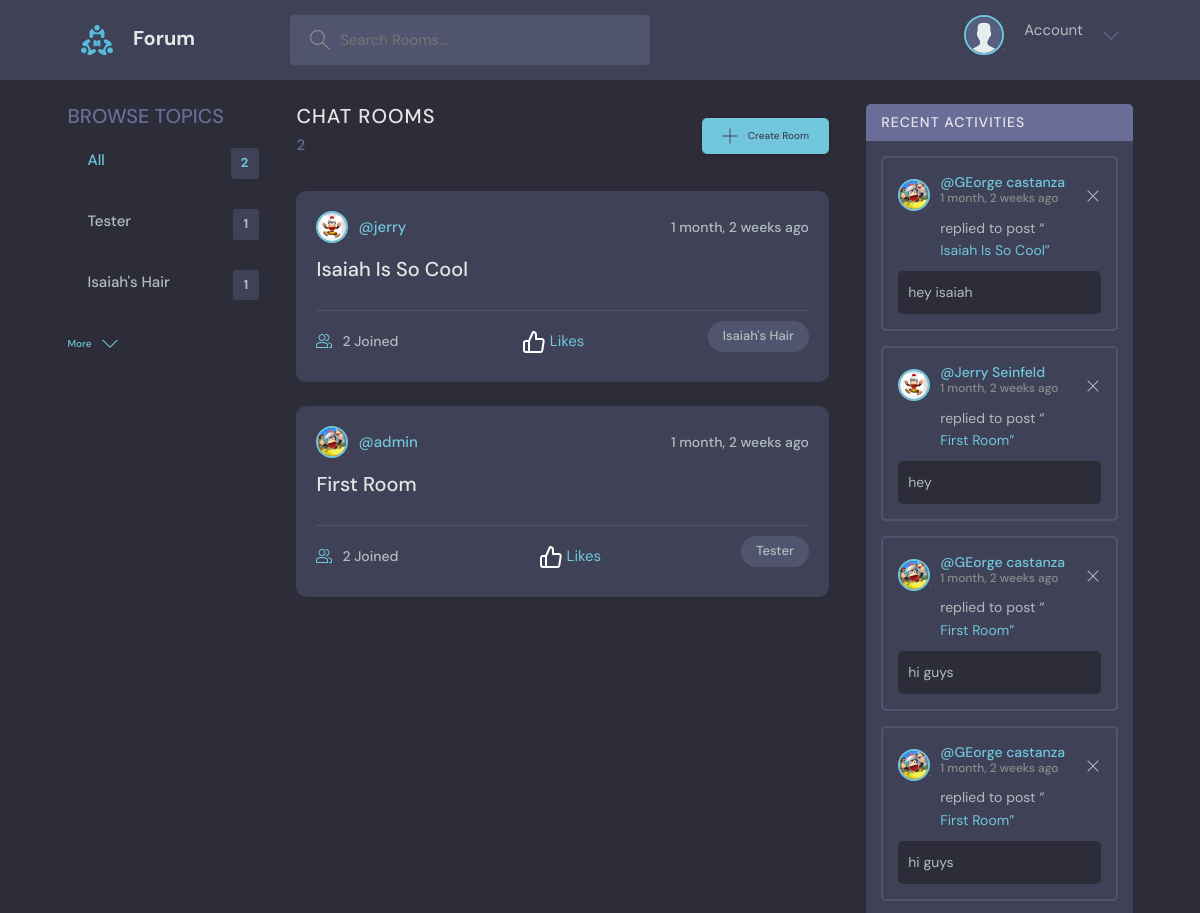
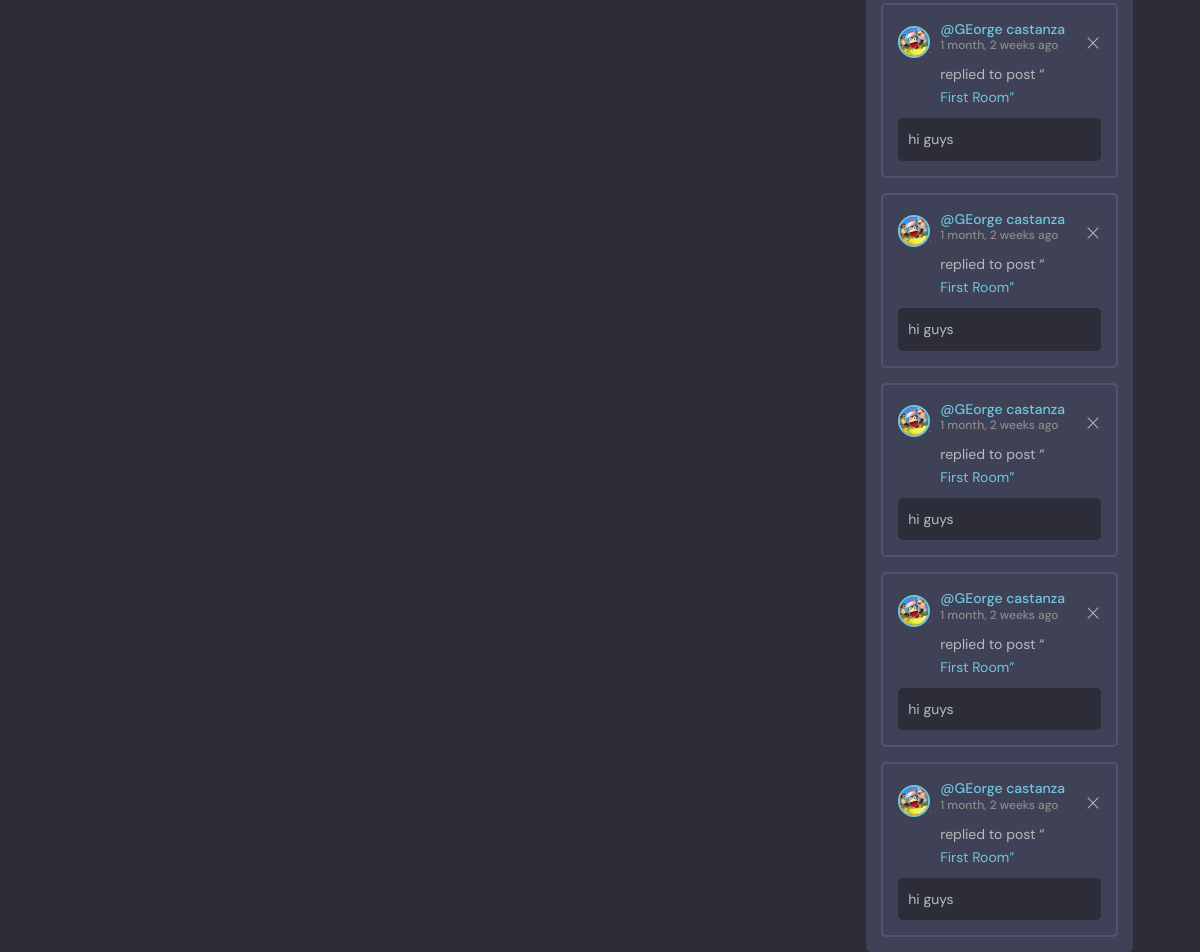
The page / on the database its author committed (2 pictures, top to bottom).
### forumbot/models.py (models this page shows, shortened)
class Topic(models.Model):
	name = models.CharField(max_length=200)
	def __str__(self):
		return self.name

class Room(models.Model):
	host = models.ForeignKey(User, on_delete=models.CASCADE)
	name = models.CharField(max_length=200)
	description = models.CharField(max_length=400, null=True, blank=True)
	participants = models.ManyToManyField(User, related_name='participants', blank=True)
	topics = models.ForeignKey('Topic', on_delete=models.SET_NULL, blank=True, null=True)
	updated = models.DateTimeField(auto_now=True, auto_now_add=False)
	created = models.DateTimeField(auto_now=False, auto_now_add=True)
	class Meta:
		ordering = ['-updated','-created']
	def __str__(self):
		return self.name

class Message(models.Model):
	user = models.ForeignKey(User, on_delete=models.CASCADE)
	room = models.ForeignKey(Room, on_delete=models.CASCADE)
	content = models.CharField(max_length=500)
	updated = models.DateTimeField(auto_now=True, auto_now_add=False)
	created = models.DateTimeField(auto_now=False, auto_now_add=True)
	class Meta:
		ordering = ['-updated','-created']

### accounts/models.py (models this page shows)
class User(AbstractUser):
	name = models.CharField(max_length=200, null=True)
	email = models.EmailField(unique=True, null=True)
	bio = models.TextField(null=True)
	avatar = models.ImageField(null=True, default='images/avatar.svg', upload_to='images/')
	USERNAME_FIELD = 'email'
	REQUIRED_FIELDS = []
	def __str__(self):
		return self.name

### forumbot/views.py (the view)
# urls.py: path('',views.index, name='index'),
def index(request):
	if request.method == "GET":
		q = request.GET.get('q') if request.GET.get('q') != None else ''
		rooms = Room.objects.filter(
			Q(topics__name__icontains=q) |
			Q(name__icontains=q) |
			Q(description__icontains=q)
				).distinct()
		topics = Topic.objects.all()[:10]
		roomCount = rooms.count
		recentActivity = Message.objects.filter(Q(room__topics__name__icontains=q))
		context = {'rooms':rooms,'topics':topics,'roomCount':roomCount,'recentActivity':recentActivity}
		return render(request,'site/index.html',context)

### forumbot/templates/site/index.html
{% extends 'site/base.html' %}
{% block content %}
    <main class="layout layout--3">
      <div class="container">
        {% include 'site/topicComponent.html' %}
        {% include 'site/feedComponent.html' %}
        {% include 'site/activityComponent.html' %}
      </div>
    </main>
{% endblock %}

### forumbot/templates/site/topicComponent.html
        <div class="topics">
          <div class="topics__header">
            <h2>Browse Topics</h2>
          </div>
          <ul class="topics__list">
              <li>
                <a href="{% url 'index' %}" class="active">All <span>{{topics.count}}</span></a>
              </li>
              {% for topic in topics %}
              <li>
                <a href='{% url "index"%}?q={{topic.name}}'>{{topic}}<span>{{topic.room_set.all.count}}</span></a>
              </li>
              {% endfor %}
          </ul>
          <a class="btn btn--link" href="#">
            More
            <svg version="1.1" xmlns="http://www.w3.org/2000/svg" width="32" height="32" viewBox="0 0 32 32">
              <title>chevron-down</title>
              <path d="M16 21l-13-13h-3l16 16 16-16h-3l-13 13z"></path>
            </svg>
          </a>
        </div>

### forumbot/templates/site/feedComponent.html (shortened to what this page needs)
<div class="roomList">
          <div class="roomList__header">
            <div>
              <h2>Chat Rooms</h2>
              <p>{{rooms.all.count}}</p>
            </div>
            <a class="btn btn--main" href="{% url 'create-room' %}">
              <svg version="1.1" xmlns="http://www.w3.org/2000/svg" width="32" height="32" viewBox="0 0 32 32">
                <title>add</title>
                <path
                  d="M16.943 0.943h-1.885v14.115h-14.115v1.885h14.115v14.115h1.885v-14.115h14.115v-1.885h-14.115v-14.115z"
                ></path>
              </svg>
              Create Room
            </a>
          </div>
          {% for room in rooms %}
          <div class="roomListRoom">
            <div class="roomListRoom__header">
              <a href="{% url 'userProfile' room.host.id %}" class="roomListRoom__author">
                <div class="avatar avatar--small">
                  <img src="{{room.host.avatar.url}}" />
                </div>
                <span>@{{room.host.username}}</span>
              </a>
              <div class="roomListRoom__actions">
                <span>{{room.created|timesince}} ago</span>
              </div>
            </div>
            <div class="roomListRoom__content">
              <a href="{% url 'room' room.id %} ">{{room.name}}</a>
            </div>
            <div class="roomListRoom__meta">
              <a href="{% url 'room' room.id %}" class="roomListRoom__joined">
                {{room.participants.count}} Joined
              </a>
              <a class=''>
                <svg xmlns="http://www.w3.org/2000/svg" width="24" height="24" viewBox="0 0 24 24" fill="none" stroke="#ffffff" stroke-width="2" stroke-linecap="round" stroke-linejoin="round"><path d="M14 9V5a3 3 0 0 0-3-3l-4 9v11h11.28a2 2 0 0 0 2-1.7l1.38-9a2 2 0 0 0-2-2.3zM7 22H4a2 2 0 0 1-2-2v-7a2 2 0 0 1 2-2h3"></path></svg>
                {{room.likes}} Likes
              </a>
              <p class="roomListRoom__topic">{{room.topics.name}}</p>
            </div>
          </div>
          {% endfor %}
        </div>

### forumbot/templates/site/activityComponent.html
        <div class="activities">
          <div class="activities__header">
            <h2>Recent Activities</h2>
          </div>
           {% for message in recentActivity %}
          <div class="activities__box">
            <div class="activities__boxHeader roomListRoom__header">
              <a href="{% url 'userProfile' message.user.id %}" class="roomListRoom__author">
                <div class="avatar avatar--small">
                  <img src="{{message.user.avatar.url}}" />
                </div>
                <p>
                  @{{message.user}}
                  <span>{{message.created|timesince}} ago</span>
                </p>
              </a>
              <div class="roomListRoom__actions">
                <a href="{% url 'delete-message' pk=message.id %}">
                  <svg version="1.1" xmlns="http://www.w3.org/2000/svg" width="32" height="32" viewBox="0 0 32 32">
                    <title>remove</title>
                    <path
                      d="M27.314 6.019l-1.333-1.333-9.98 9.981-9.981-9.981-1.333 1.333 9.981 9.981-9.981 9.98 1.333 1.333 9.981-9.98 9.98 9.98 1.333-1.333-9.98-9.98 9.98-9.981z"
                    ></path>
                  </svg>
                </a>
              </div>
            </div>
            <div class="activities__boxContent">
              <p>replied to post “<a href="{% url 'room' message.room.id %}">{{ message.room }}”
              </a></p>
              <div class="activities__boxRoomContent">
                {{message.content}}
              </div>
            </div>
          </div>
          {% endfor %}
        </div>

### rows shown on the page
Topic: name "Tester", room_set.all.count "1"
Topic: name "Isaiah's Hair", room_set.all.count "1"
Room: host.avatar (picture), host.username "jerry", created "1 month, 2 weeks", name "Isaiah Is So Cool", participants.count "2", topics.name "Isaiah's Hair"
Room: host.avatar (placeholder picture), host.username "admin", created "1 month, 2 weeks", name "First Room", participants.count "2", topics.name "Tester"
Message: user.avatar (placeholder picture), user "GEorge castanza", created "1 month, 2 weeks", room "Isaiah Is So Cool", content "hey isaiah"
Message: user.avatar (picture), user "Jerry Seinfeld", created "1 month, 2 weeks", room "First Room", content "hey"
Message: user.avatar (placeholder picture), user "GEorge castanza", created "1 month, 2 weeks", room "First Room", content "hi guys"
Message: user.avatar (placeholder picture), user "GEorge castanza", created "1 month, 2 weeks", room "First Room", content "hi guys"
Message: user.avatar (placeholder picture), user "GEorge castanza", created "1 month, 2 weeks", room "First Room", content "hi guys"
Message: user.avatar (placeholder picture), user "GEorge castanza", created "1 month, 2 weeks", room "First Room", content "hi guys"
Message: user.avatar (placeholder picture), user "GEorge castanza", created "1 month, 2 weeks", room "First Room", content "hi guys"
Message: user.avatar (placeholder picture), user "GEorge castanza", created "1 month, 2 weeks", room "First Room", content "hi guys"
Message: user.avatar (placeholder picture), user "GEorge castanza", created "1 month, 2 weeks", room "First Room", content "hi guys"

### other values the page prints
{{ topics.count }} "2"
{{ rooms.all.count }} "2"
